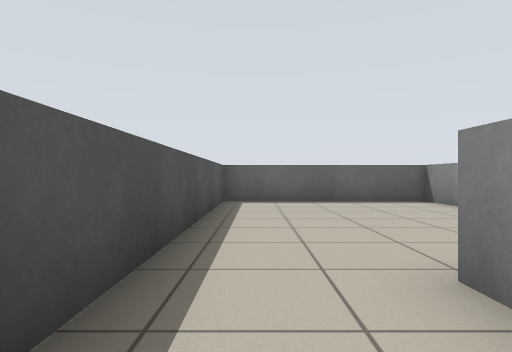
[1] (above)

18 first-person views from a walk through a world built for the Player/Stage simulator. The camera is 0.7 m above the floor, looks level and sees 75° across. The lines on the ground mark 1 m squares. The floor is counted in squares, 1 m on a side. Each view is taken from the middle of a square. On the plan, view 1 faces up. The plan holds only what a view shows up to about 10 squares ahead; the rest is blank. The place goes on beyond the plan. The robots in the file are not drawn.

[2]
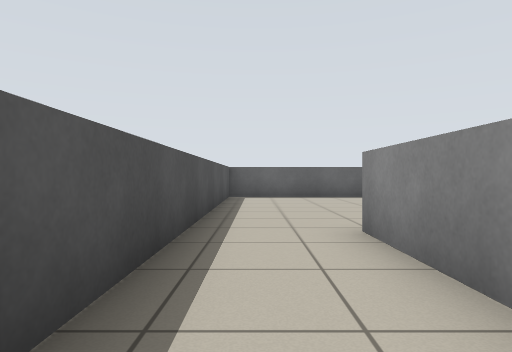

[3]
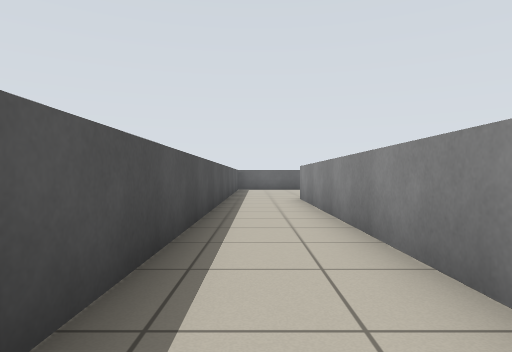

[4]
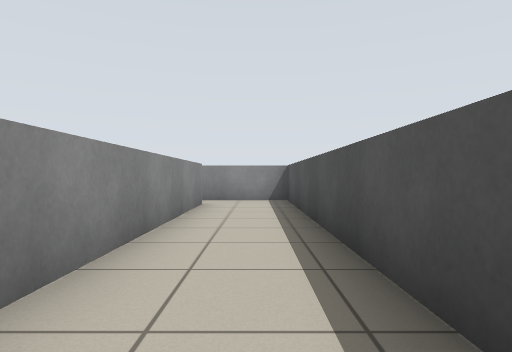

[5]
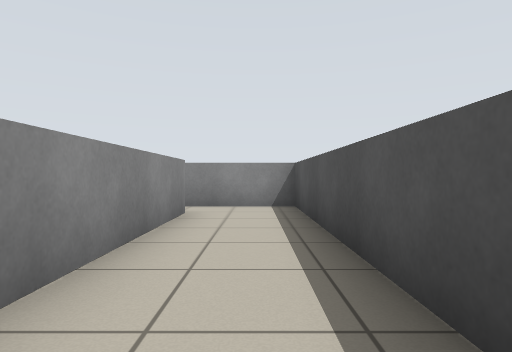

[6]
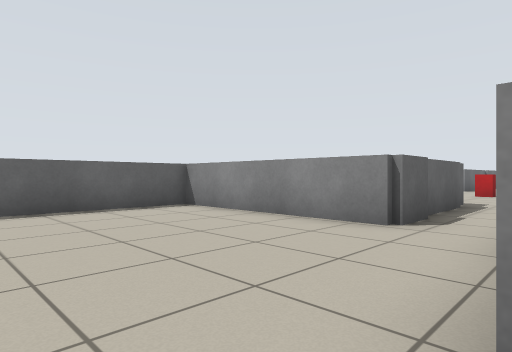

[7]
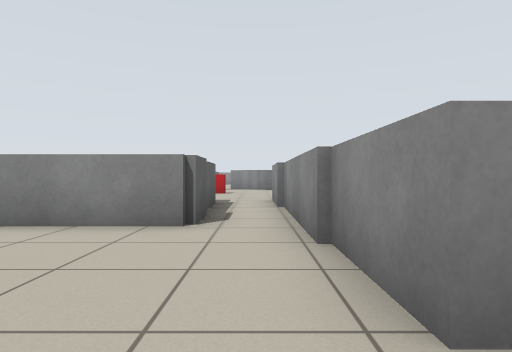

[8]
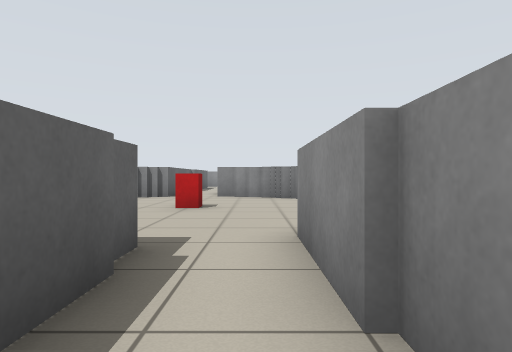

[9]
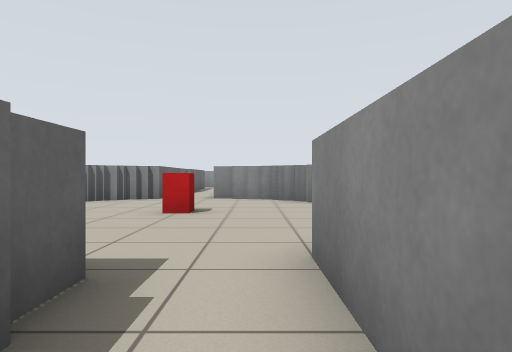

[10]
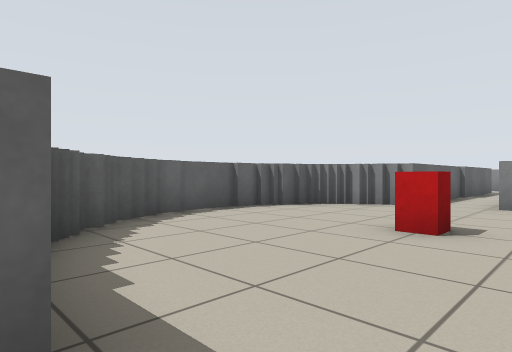

[11]
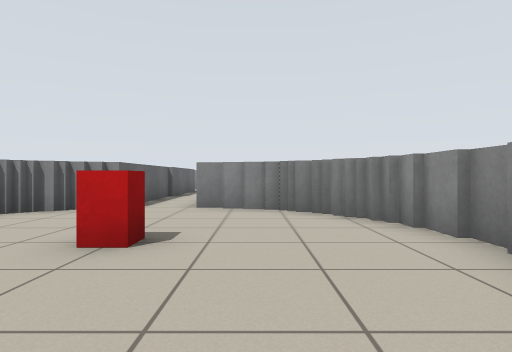

[12]
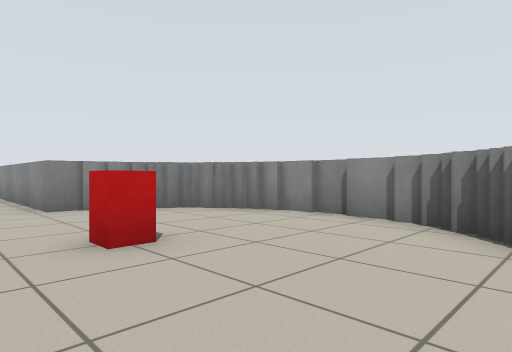

[13]
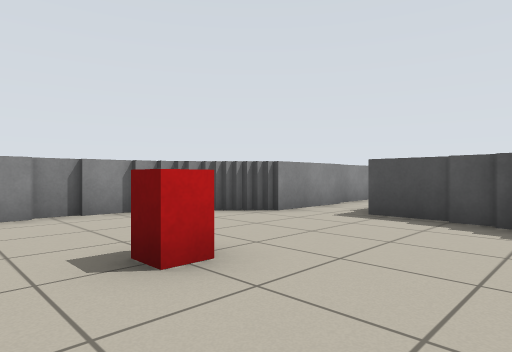

[14]
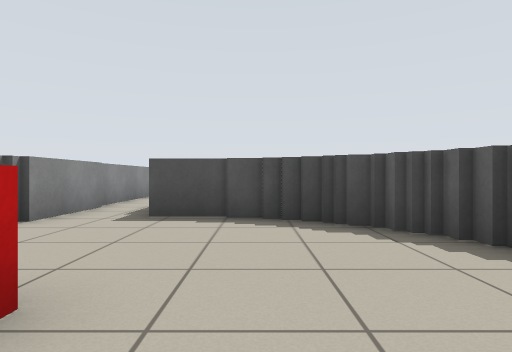

[15]
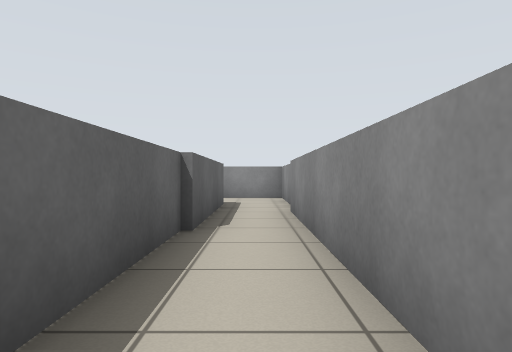

[16]
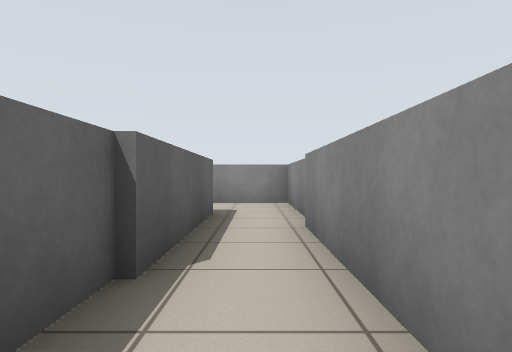

[17]
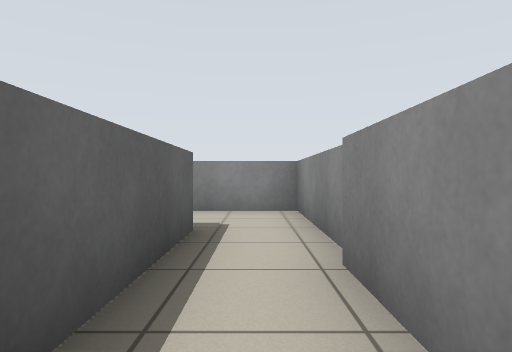

[18]
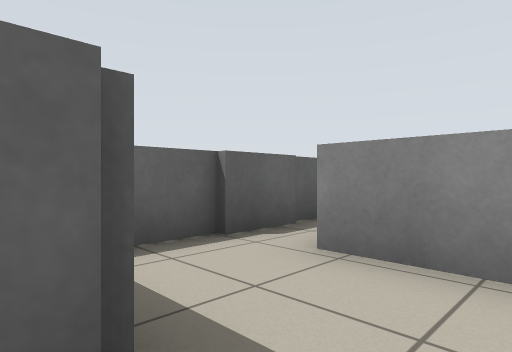

### Floor plan
Key: @ floor where view 1 was taken; # wall or solid block; . floor; = window, fence, low wall or low ledge; B red box.
Columns run from 1 left of view 1 to 30 right of it. Each row starts with its distance up from view 1.
  9 #=====#     ######
  8 #.....#    #=....##         ====
  7 #.....#   #=......##       ..=
  6 #.....#   #.......=====####..#
  5 #.....## ##....B.............#
  4 #.....=====........###########
  3 #.................=#
  2 #..#########......#
  1 #..#       ##=..=##
  0 #@.#         ####
 -1 #..#
 -2 #..#
 -3 #..#
 -4 #..#
 -5 #..#
 -6 #..#
 -7 #..#
 -8 #..#
 -9 #..#
-10 #..#
-11 #..#
-12 #..#
-13 #..
-14 ####

Where each view was taken, in squares from view 1:
view 1: 0 up, 0 right, facing up
view 2: 2 down, 0 right, facing up
view 3: 8 down, 0 right, facing up
view 4: 4 down, 0 right, facing down
view 5: 6 down, 0 right, facing down
view 6: 2 up, 0 right, facing up-right
view 7: 3 up, 0 right, facing right
view 8: 3 up, 6 right, facing right
view 9: 3 up, 7 right, facing right
view 10: 3 up, 9 right, facing up-right
view 11: 3 up, 10 right, facing right
view 12: 6 up, 10 right, facing down-right
view 13: 7 up, 15 right, facing down-left
view 14: 6 up, 15 right, facing left
view 15: 5 up, 17 right, facing right
view 16: 5 up, 19 right, facing right
view 17: 5 up, 21 right, facing right
view 18: 5 up, 25 right, facing up-right
